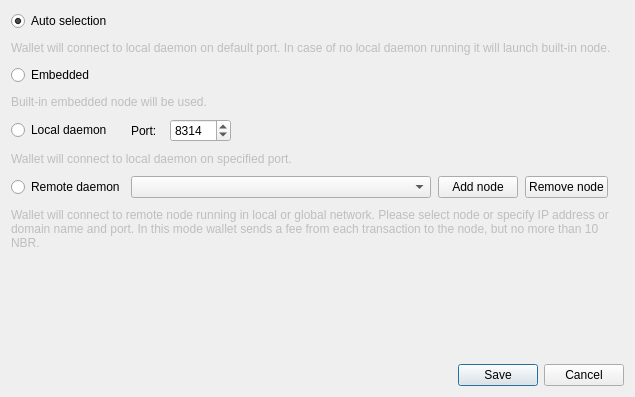
<?xml version="1.0" encoding="UTF-8"?>
<ui version="4.0">
 <class>ConnectionSettingsDialog</class>
 <widget class="QDialog" name="ConnectionSettingsDialog">
  <property name="windowModality">
   <enum>Qt::ApplicationModal</enum>
  </property>
  <property name="geometry">
   <rect>
    <x>0</x>
    <y>0</y>
    <width>635</width>
    <height>397</height>
   </rect>
  </property>
  <property name="windowTitle">
   <string>Connection settings</string>
  </property>
  <layout class="QGridLayout" name="gridLayout_2">
   <item row="2" column="0">
    <layout class="QHBoxLayout" name="horizontalLayout">
     <item>
      <spacer name="horizontalSpacer">
       <property name="orientation">
        <enum>Qt::Horizontal</enum>
       </property>
       <property name="sizeHint" stdset="0">
        <size>
         <width>40</width>
         <height>20</height>
        </size>
       </property>
      </spacer>
     </item>
     <item>
      <widget class="QPushButton" name="connectionSaveButton">
       <property name="text">
        <string>Save</string>
       </property>
      </widget>
     </item>
     <item>
      <widget class="QPushButton" name="connectionCancelButton">
       <property name="text">
        <string>Cancel</string>
       </property>
      </widget>
     </item>
    </layout>
   </item>
   <item row="0" column="0">
    <layout class="QGridLayout" name="gridLayout">
     <property name="sizeConstraint">
      <enum>QLayout::SetMaximumSize</enum>
     </property>
     <property name="verticalSpacing">
      <number>10</number>
     </property>
     <item row="0" column="0">
      <widget class="QRadioButton" name="radioButton_1">
       <property name="enabled">
        <bool>true</bool>
       </property>
       <property name="text">
        <string>Auto selection</string>
       </property>
       <property name="checked">
        <bool>true</bool>
       </property>
      </widget>
     </item>
     <item row="1" column="0" colspan="2">
      <widget class="QLabel" name="m_connectionDialogLabel1">
       <property name="enabled">
        <bool>false</bool>
       </property>
       <property name="text">
        <string>Wallet will connect to local daemon on default port. In case of no local daemon running it will launch built-in node.</string>
       </property>
       <property name="wordWrap">
        <bool>true</bool>
       </property>
      </widget>
     </item>
     <item row="2" column="0">
      <widget class="QRadioButton" name="radioButton_2">
       <property name="text">
        <string>Embedded</string>
       </property>
      </widget>
     </item>
     <item row="3" column="0" colspan="2">
      <widget class="QLabel" name="m_connectionDialogLabel2">
       <property name="enabled">
        <bool>false</bool>
       </property>
       <property name="text">
        <string>Built-in embedded node will be used.</string>
       </property>
       <property name="wordWrap">
        <bool>true</bool>
       </property>
      </widget>
     </item>
     <item row="4" column="0">
      <widget class="QRadioButton" name="radioButton_3">
       <property name="text">
        <string>Local daemon</string>
       </property>
      </widget>
     </item>
     <item row="4" column="1">
      <layout class="QHBoxLayout" name="horizontalLayout_2">
       <property name="spacing">
        <number>10</number>
       </property>
       <item>
        <widget class="QLabel" name="label_3">
         <property name="text">
          <string>Port: </string>
         </property>
        </widget>
       </item>
       <item>
        <widget class="QSpinBox" name="m_localDaemonPort">
         <property name="minimum">
          <number>0</number>
         </property>
         <property name="maximum">
          <number>65535</number>
         </property>
         <property name="value">
          <number>8314</number>
         </property>
         <property name="displayIntegerBase">
          <number>10</number>
         </property>
        </widget>
       </item>
       <item>
        <spacer name="horizontalSpacer_2">
         <property name="orientation">
          <enum>Qt::Horizontal</enum>
         </property>
         <property name="sizeHint" stdset="0">
          <size>
           <width>40</width>
           <height>20</height>
          </size>
         </property>
        </spacer>
       </item>
      </layout>
     </item>
     <item row="5" column="0" colspan="2">
      <widget class="QLabel" name="m_connectionDialogLabel3">
       <property name="enabled">
        <bool>false</bool>
       </property>
       <property name="text">
        <string>Wallet will connect to local daemon on specified port.</string>
       </property>
       <property name="wordWrap">
        <bool>true</bool>
       </property>
      </widget>
     </item>
     <item row="6" column="0">
      <widget class="QRadioButton" name="radioButton_4">
       <property name="text">
        <string>Remote daemon</string>
       </property>
      </widget>
     </item>
     <item row="6" column="1">
      <layout class="QHBoxLayout" name="horizontalLayout_3">
       <property name="spacing">
        <number>7</number>
       </property>
       <item>
        <widget class="QComboBox" name="remoteNodesComboBox">
         <property name="minimumSize">
          <size>
           <width>300</width>
           <height>0</height>
          </size>
         </property>
         <property name="editable">
          <bool>false</bool>
         </property>
         <property name="insertPolicy">
          <enum>QComboBox::InsertAtTop</enum>
         </property>
        </widget>
       </item>
       <item>
        <widget class="QPushButton" name="addNodeButton">
         <property name="text">
          <string>Add node</string>
         </property>
         <property name="icon">
          <iconset>
           <normaloff>:/icons/add</normaloff>:/icons/add</iconset>
         </property>
        </widget>
       </item>
       <item>
        <widget class="QPushButton" name="removeNodeButton">
         <property name="text">
          <string>Remove node</string>
         </property>
         <property name="icon">
          <iconset>
           <normaloff>:/icons/remove</normaloff>:/icons/remove</iconset>
         </property>
        </widget>
       </item>
       <item>
        <spacer name="horizontalSpacer_3">
         <property name="orientation">
          <enum>Qt::Horizontal</enum>
         </property>
         <property name="sizeHint" stdset="0">
          <size>
           <width>40</width>
           <height>20</height>
          </size>
         </property>
        </spacer>
       </item>
      </layout>
     </item>
     <item row="7" column="0" colspan="2">
      <widget class="QLabel" name="m_connectionDialogLabel4">
       <property name="enabled">
        <bool>false</bool>
       </property>
       <property name="sizePolicy">
        <sizepolicy hsizetype="Preferred" vsizetype="MinimumExpanding">
         <horstretch>0</horstretch>
         <verstretch>0</verstretch>
        </sizepolicy>
       </property>
       <property name="minimumSize">
        <size>
         <width>0</width>
         <height>40</height>
        </size>
       </property>
       <property name="text">
        <string>Wallet will connect to remote node running in local or global network. Please select node or specify IP address or domain name and port. In this mode wallet sends a fee from each transaction to the node, but no more than 10 NBR.</string>
       </property>
       <property name="wordWrap">
        <bool>true</bool>
       </property>
      </widget>
     </item>
    </layout>
   </item>
   <item row="1" column="0">
    <spacer name="verticalSpacer">
     <property name="orientation">
      <enum>Qt::Vertical</enum>
     </property>
     <property name="sizeHint" stdset="0">
      <size>
       <width>20</width>
       <height>40</height>
      </size>
     </property>
    </spacer>
   </item>
  </layout>
 </widget>
 <resources/>
 <connections>
  <connection>
   <sender>connectionCancelButton</sender>
   <signal>clicked()</signal>
   <receiver>ConnectionSettingsDialog</receiver>
   <slot>reject()</slot>
   <hints>
    <hint type="sourcelabel">
     <x>549</x>
     <y>259</y>
    </hint>
    <hint type="destinationlabel">
     <x>338</x>
     <y>140</y>
    </hint>
   </hints>
  </connection>
  <connection>
   <sender>connectionSaveButton</sender>
   <signal>clicked()</signal>
   <receiver>ConnectionSettingsDialog</receiver>
   <slot>accept()</slot>
   <hints>
    <hint type="sourcelabel">
     <x>630</x>
     <y>259</y>
    </hint>
    <hint type="destinationlabel">
     <x>338</x>
     <y>140</y>
    </hint>
   </hints>
  </connection>
  <connection>
   <sender>addNodeButton</sender>
   <signal>clicked()</signal>
   <receiver>ConnectionSettingsDialog</receiver>
   <slot>addNodeClicked()</slot>
   <hints>
    <hint type="sourcelabel">
     <x>361</x>
     <y>153</y>
    </hint>
    <hint type="destinationlabel">
     <x>290</x>
     <y>135</y>
    </hint>
   </hints>
  </connection>
  <connection>
   <sender>removeNodeButton</sender>
   <signal>clicked()</signal>
   <receiver>ConnectionSettingsDialog</receiver>
   <slot>removeNodeClicked()</slot>
   <hints>
    <hint type="sourcelabel">
     <x>459</x>
     <y>177</y>
    </hint>
    <hint type="destinationlabel">
     <x>299</x>
     <y>193</y>
    </hint>
   </hints>
  </connection>
 </connections>
</ui>
